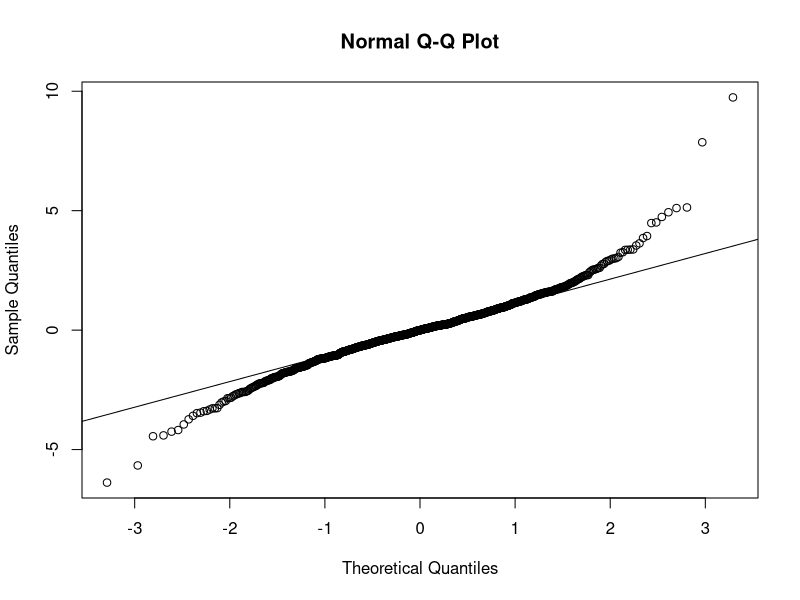
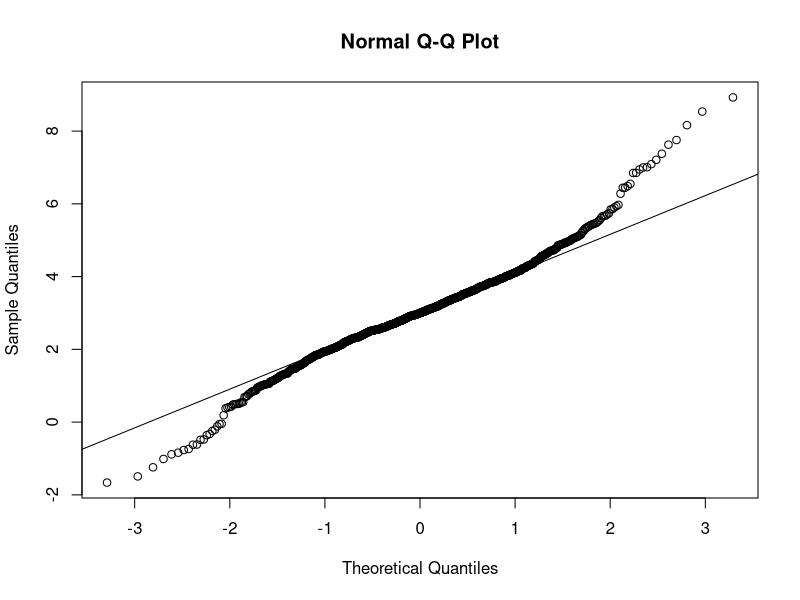
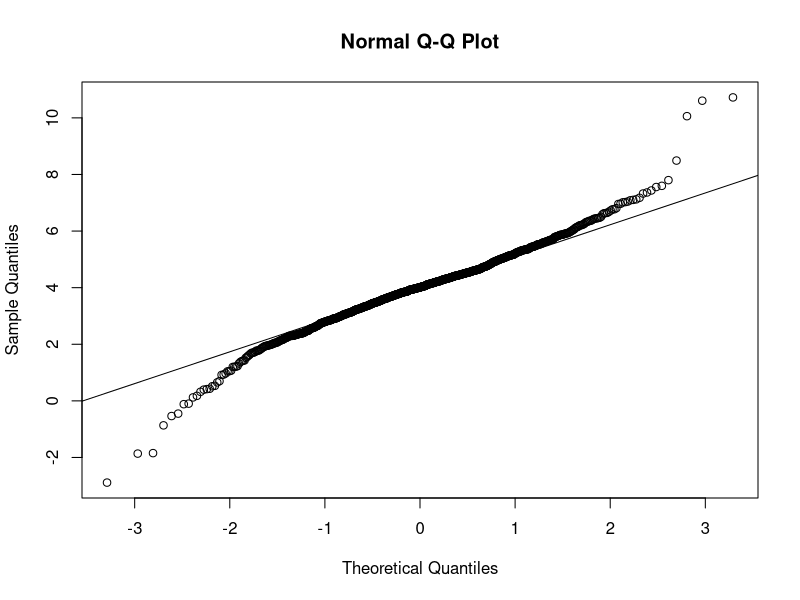
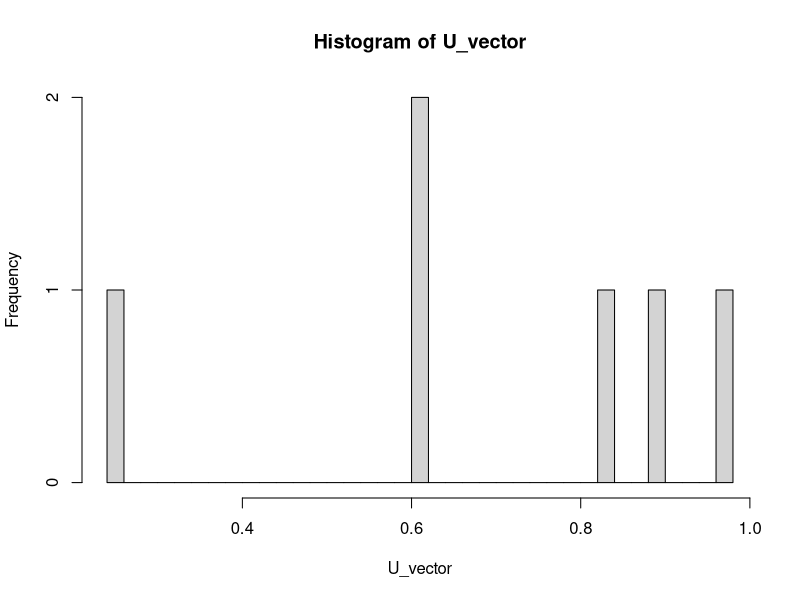
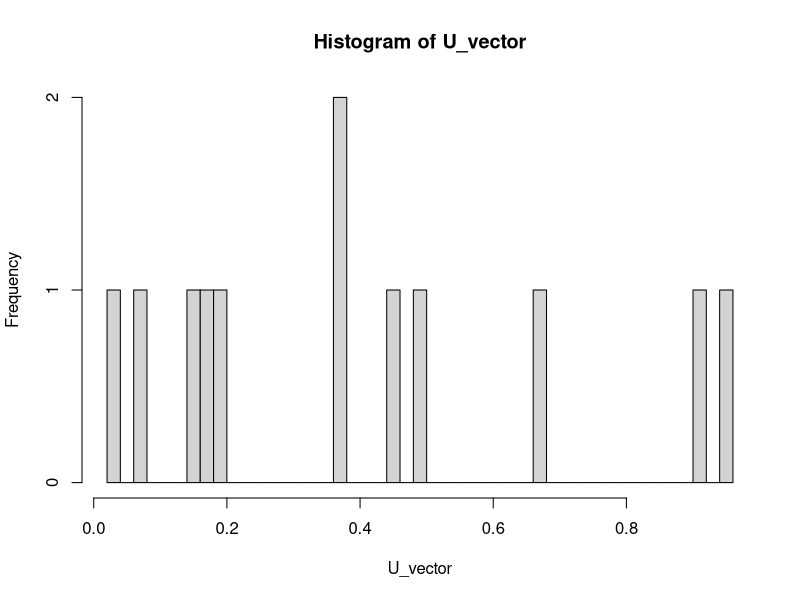
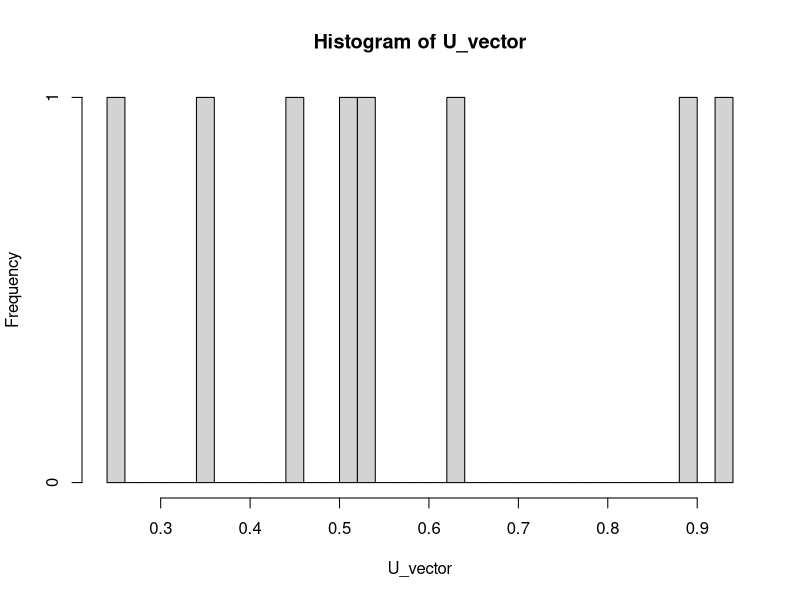
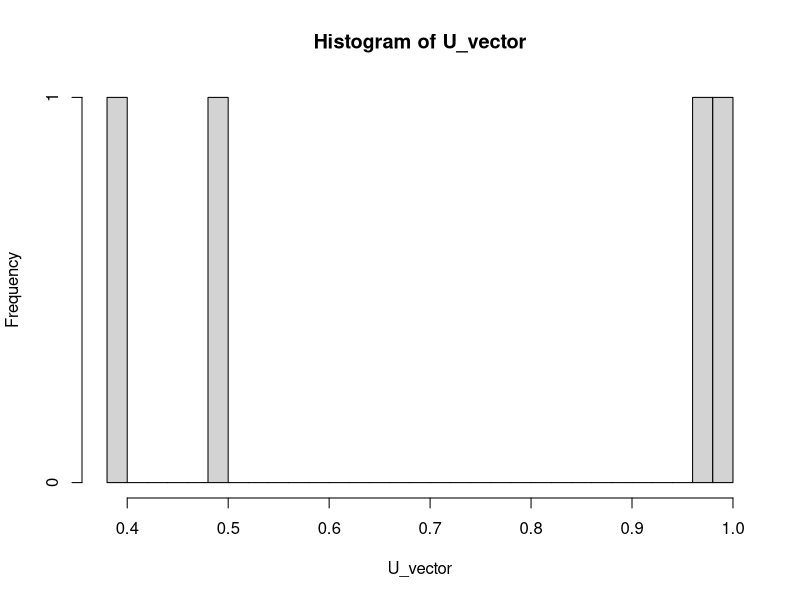
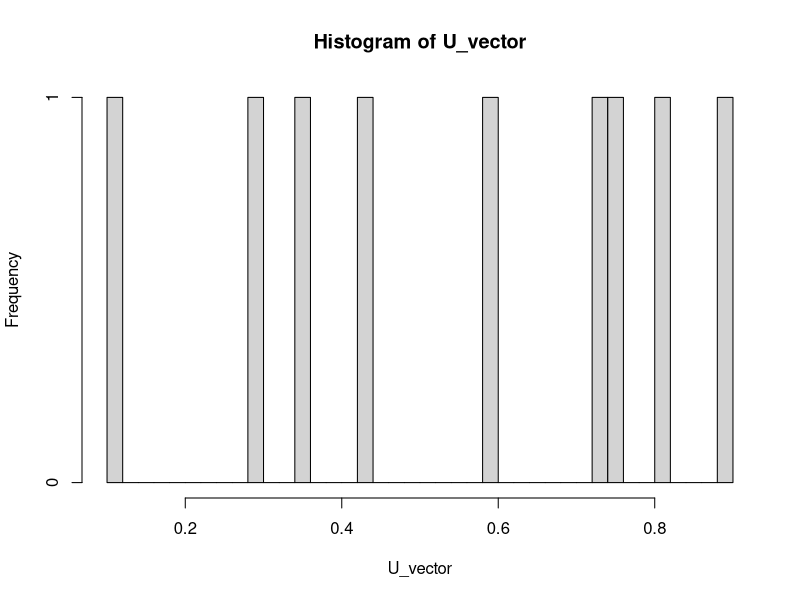

These charts were generated, in order, by the following R code:
# Exercise 41
exercise_41_a <- function(n, m, rho){
  sigma <- matrix(c(1, rho, rho, 1), nrow= 2)
  
  eigen_vectors <- eigen(sigma)$vectors
  eigen_values <- diag(eigen(sigma)$values)
  
  Z <- matrix(rnorm( n* length(m)), nrow = n)

  X <- m + Z %*% t(eigen_vectors %*% sqrt(eigen_values))
  print(X)
  
}
exercise_41_a(1000, c(0,3), 0.7)


exercise_41_b <- function(n ,m, rho){
  
  sigma <- matrix(c(1, rho, rho, 1), nrow = 2)
  L <- chol(sigma)
  Z <- matrix(rnorm(n * length(m)),nrow = n)
  print(L)
  X <- Z %*% t(L) + matrix(m, nrow = n, ncol = length(m), byrow = TRUE)
  print(X)
}
exercise_41_b(1000, c(0,3), 0.7)


# Exercise 42
exercise_42 <- function(n, dimensions,rho){
  F <- rnorm(1)
  Z <- matrix(rnorm(dimensions * n), nrow = n, ncol = dimensions)
  X <- sqrt(rho) * F + sqrt(1 - rho) * Z
  print(X)
}
exercise_42(1000, 10, 0.44)


# Exercise 43
exercise_43 <- function( n, v, m, rho = 0.3){
  
  d <- length(m)
  
  sigma <- matrix(rho, nrow = d, ncol = d)
  diag(sigma) <- 1
  chol_sigma <- chol(sigma)
  

  Z <- matrix(rnorm(n * d), nrow =n, ncol = d) %*% chol_sigma
  
  W <- sqrt( rchisq(n, df = v)/v)
  T <- sweep(Z, 1, W, '/') + matrix(m, nrow =n, ncol = d, byrow = TRUE)
  
  for (i in 1:d){
    qqnorm(T[,i])
    qqline(T[,i])
  }
  
  empirical_mean <- colMeans(T)
  empirical_cov <- cov(T)
  
  print(empirical_mean)
  print(empirical_cov)
  
}
exercise_43(1000, 4, c(0,3,4))

# Exercise 47
exercise_47 <- function(){
  set.seed(19908)
  U <- runif(1000)
  mean_U <- mean(U)
  var_U <- var(U)
  sd_U <- sqrt(var_U)
  
  print(paste("True mean 0.5 Empirical mean", mean_U))
  print(paste("True var 0.8333 Empirical var", var_U))
  print(paste("True sd 0.2886 Empirical sd", sd_U))
  print(paste("Theoretically 60% of values have to be below 0.6, empirically it is", sum(U < 0.6)/length(U)))
  
}
exercise_47()


# Exercise 48
exercise_48 <- function(){
  U1 <- runif(10000)
  U2 <- runif(10000)
  
  U1_U2 <- U1 + U2
  print(paste('True expected value is 1, empirically it is', mean(U1_U2)))
  print(paste('True var(U1 + U2) is 0.1667, empirically it is', var(U1_U2)))
  print(paste('True var(U1) + var(U2) is 0.1667, empiricially it is', var(U1) + var(U2)))
  print(paste('P(U1 + U2) <= 1.5', sum(U1_U2 <= 1.5)/ length(U1_U2)))
  print(paste('P(sqrt(U1) + sqrt(U2)) <= 1.5', sum((sqrt(U1) + sqrt(U2)) <= 1.5)/ length(U1_U2)))
  
}
exercise_48()

# Exercise 49
exercise_49 <- function(){
  U1 <- runif(10000)
  U2 <- runif(10000)
  U3 <- runif(10000)
  U1_U2_U3 <- U1 + U2 + U3
  
  print(paste('E(U1 + U2 + U3) is', mean(U1_U2_U3)))
  print(paste('var(U1 + U2 + U3) is', var(U1_U2_U3)))
  print(paste('var(U1) + var(U2) + var(U3) is', var(U1) + var(U2) + var(U3)))
  print(paste('E(sqrt(U1 + U2 + U3)) is', mean(sqrt(U1_U2_U3))))
  print(paste('P(sqrt(U1) + sqrt(U2) + sqrt(U3)) >= 0.8 is', sum((sqrt(U1) + sqrt(U2) + sqrt(U3)) >= 0.8)/length(U1_U2_U3)))
}
exercise_49()


# Exercise 50
exercise_50 <- function(){
  output <- rbinom(n = 100, size = 20, prob = 0.5)
  mean_mark <- mean(output)
  var_mark <- sd(output)
  
  print(paste('Mean is', mean_mark, 'standard deviation is', var_mark))
  print(paste('The proportion of students with a mark higher than 30% is', sum(output >= 0.3 * 20) / length(output) * 100, '%'))
}
exercise_50()


# Exercise 51
exercise_51 <- function(){
  outcome <- rbinom(n = 10000, size = 20, prob = 0.3)
  
  print(paste("P(X <= 5) is", sum(outcome <= 5) / length(outcome)))
  print(paste("P(X = 5) is", sum(outcome == 5) / length(outcome)))
  print(paste('E(X) = ', mean(outcome)))
  print(paste('Var(X) = ', var(outcome)))
  print(paste('95th Percentile is', quantile(outcome, probs = c(0.95))))
  print(paste('99th Percentile is', quantile(outcome, probs = c(0.99))))
  print(paste('99.9999th Percentile is', quantile(outcome, probs = c(0.999999))))
  
}
exercise_51()


# Exercise 52
exercise_52 <- function(n, size, prob){
  cumbins <- pbinom(0 : (size - 1), size, prob)
  singlenumber <- function(){
    x <- runif(1)
    return(sum(x > cumbins))
  }
  output <- sapply(1:n, function(x) singlenumber())
}
exercise_52(100, 20, 0.3)

new_method <- function(n, size, prob){
  output <- sapply(n, function(x) exercise_52(x, size, prob))
  return(output)
}
print(system.time(new_method(c(1000, 10000, 100000), 10, 0.4)))


old_method <- function(n, size, prob){
  output <- sapply(n, function(x) rbinom(x, size, prob))
  return(output)
}
print(system.time(old_method(c(1000, 10000, 100000), 10, 0.4)))

# rbinom() is an order of magnitude faster (10 times)


# Exercise 53
exercise_53 <- function(n, size, prob) {
  
   singlenumber <- function(size, prob) {
     x <- runif(size)
     return(sum(x < prob))
     }
   output <- sapply(1:n, function(x) singlenumber(size, prob) )
   return(output)
}

old_method <- function(n, size, prob){
  result <- sapply(size, function(x) exercise_53(n, x, prob)) 
  return(result)
}
print(system.time(old_method(10000, c(10, 100, 1000), 0.4)))

# Exercise 54
exercise54 <- function(n, size, prob) {
  
   singlenumber <- function(size, prob) {
     k <- 0
     U <- runif(1)
     X <- numeric(size)
     while(k < size) {
       k <- k + 1
       
       if(U <= prob) {
         X[k] <- 1
         print(paste('U is', U, 'updated U is', U/ prob))
         U <- U / prob
         
         } else {
           X[k] <- 0
           
           print(paste("___U is", U, 'updated U is', (U- prob) / (1- prob)))
           U <- (U - prob) / (1 - prob)
           }
       }
     return(sum(X))
     }
   output <- sapply(1:n, function(x) singlenumber(size, prob))
}

exercise_54_a <- exercise54(100, 20, 0.4)
exercise_54_b <- exercise54(100, 500, 0.7)



exercise_54_c <- function(n, size, prob){
  
  singlenumber <- function(size, prob) {
    k <- 0
    U <- runif(1)
    X <- numeric(size)
    U_vector <- c(U)
    
    while(k < size) {
      k <- k + 1
      
      if(U <= prob) {
        X[k] <- 1
        U <- U / prob
        U_vector <- c(U_vector, U)
        
      } else {
        X[k] <- 0
        
        U <- (U - prob) / (1 - prob)
        U_vector <- c(U_vector, U)
        
      }
    }
    U_vector <- U_vector[U_vector < prob]
    U_vector <- U_vector / prob
    hist(U_vector, breaks = 40)
    return(sum(X))
  }
  output <- sapply(1:n, function(x) singlenumber(size, prob))
  
}
exercise_54_c(100, 20, 0.4)


#Exercise 55
exercise_55 <- function(){
  
  run_once <- function(){
    n <- 2
    while(TRUE){
      birtdays <- sample(1:365, n, replace = TRUE)
      
      sampled_birthdays <- sample(birtdays, 2, replace = FALSE)

      if(sampled_birthdays[1] == sampled_birthdays[2]){
        break
      }else{
        n <- n + 1
      }
    }
    return(n)
    }
  outcome <- sapply(1:100, function(x) run_once())
  hist(outcome, breaks = 30)
}
exercise_55()
